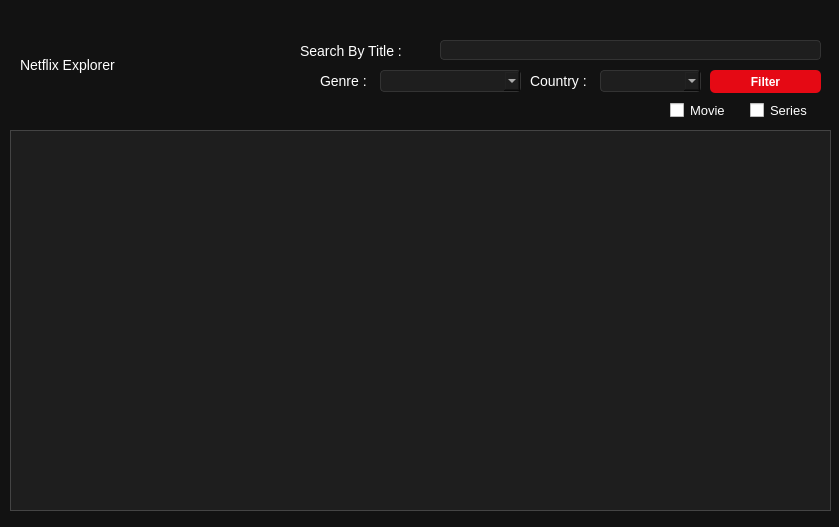
<?xml version="1.0" encoding="UTF-8"?>
<ui version="4.0">
 <class>NetflixExplorer</class>
 <widget class="QMainWindow" name="NetflixExplorer">
  <property name="geometry">
   <rect>
    <x>0</x>
    <y>0</y>
    <width>839</width>
    <height>527</height>
   </rect>
  </property>
  <property name="windowTitle">
   <string>Netflix Explorer</string>
  </property>
  <property name="styleSheet">
   <string notr="true">/* Main Window */
QMainWindow {
    background-color: #121212;
    color: #ffffff;
    font-family: 'Segoe UI', sans-serif;
}

/* Labels */
QLabel {
    color: #ffffff;
    font-size: 14px;
}

/* Line Edit (Search Box) */
QLineEdit {
    background-color: #1e1e1e;
    border: 1px solid #333333;
    padding: 5px;
    color: #ffffff;
    border-radius: 4px;
}

/* ComboBoxes */
QComboBox {
    background-color: #1e1e1e;
    color: #ffffff;
    border: 1px solid #333333;
    padding: 5px;
    border-radius: 4px;
}

/* Buttons */
QPushButton {
    background-color: #e50914;
    color: white;
    padding: 6px 12px;
    border: none;
    border-radius: 5px;
    font-weight: bold;
}

QPushButton:hover {
    background-color: #f6121d;
    padding-left: 6px;
    padding-top: 6px;
}

QPushButton:pressed {
    background-color: #b00610;
    padding-left: 8px;
    padding-top: 8px;
}

/* Table */
QTableWidget {
    background-color: #1e1e1e;
    color: #ffffff;
    gridline-color: #444444;
    border: 1px solid #444444;
    font-size: 13px;
}

QTableWidget::item:hover {
    background-color: #222;
}

QHeaderView::section {
    background-color: #e50914;
    color: white;
    padding: 6px;
    border: none;
    font-weight: bold;
}

/* Scrollbars */
QScrollBar:vertical {
    background: #1e1e1e;
    width: 10px;
}

QScrollBar::handle:vertical {
    background: #e50914;
    min-height: 20px;
}

QScrollBar::add-line:vertical,
QScrollBar::sub-line:vertical {
    height: 0px;
}

/* Tooltip */
QToolTip {
    background-color: #333;
    color: white;
    border: 1px solid #e50914;
}

/* Checkboxes */
QCheckBox {
    color: white;
    spacing: 6px;
    font-size: 13px;
}

QCheckBox:hover {
    color: #e50914;
}
</string>
  </property>
  <widget class="QWidget" name="centralwidget">
   <widget class="QLabel" name="title">
    <property name="geometry">
     <rect>
      <x>20</x>
      <y>50</y>
      <width>191</width>
      <height>31</height>
     </rect>
    </property>
    <property name="font">
     <font>
      <pointsize>-1</pointsize>
     </font>
    </property>
    <property name="toolTipDuration">
     <number>1</number>
    </property>
    <property name="text">
     <string>Netflix Explorer</string>
    </property>
    <property name="textFormat">
     <enum>Qt::RichText</enum>
    </property>
   </widget>
   <widget class="QLabel" name="search_lable">
    <property name="geometry">
     <rect>
      <x>300</x>
      <y>40</y>
      <width>121</width>
      <height>21</height>
     </rect>
    </property>
    <property name="font">
     <font>
      <pointsize>-1</pointsize>
     </font>
    </property>
    <property name="toolTipDuration">
     <number>1</number>
    </property>
    <property name="text">
     <string>Search By Title :</string>
    </property>
   </widget>
   <widget class="QLineEdit" name="searchbar">
    <property name="geometry">
     <rect>
      <x>440</x>
      <y>40</y>
      <width>381</width>
      <height>20</height>
     </rect>
    </property>
    <property name="toolTipDuration">
     <number>1</number>
    </property>
   </widget>
   <widget class="QLabel" name="genre_lable">
    <property name="geometry">
     <rect>
      <x>320</x>
      <y>70</y>
      <width>61</width>
      <height>21</height>
     </rect>
    </property>
    <property name="font">
     <font>
      <pointsize>-1</pointsize>
     </font>
    </property>
    <property name="text">
     <string>Genre :</string>
    </property>
   </widget>
   <widget class="QComboBox" name="genre_combobox">
    <property name="geometry">
     <rect>
      <x>380</x>
      <y>70</y>
      <width>141</width>
      <height>22</height>
     </rect>
    </property>
    <property name="toolTipDuration">
     <number>1</number>
    </property>
   </widget>
   <widget class="QComboBox" name="country_combobox">
    <property name="geometry">
     <rect>
      <x>600</x>
      <y>70</y>
      <width>101</width>
      <height>22</height>
     </rect>
    </property>
    <property name="toolTipDuration">
     <number>1</number>
    </property>
   </widget>
   <widget class="QLabel" name="country_lable">
    <property name="geometry">
     <rect>
      <x>530</x>
      <y>70</y>
      <width>71</width>
      <height>21</height>
     </rect>
    </property>
    <property name="font">
     <font>
      <pointsize>-1</pointsize>
     </font>
    </property>
    <property name="text">
     <string>Country :</string>
    </property>
   </widget>
   <widget class="QCheckBox" name="movie_checkbox">
    <property name="geometry">
     <rect>
      <x>670</x>
      <y>100</y>
      <width>71</width>
      <height>21</height>
     </rect>
    </property>
    <property name="font">
     <font>
      <pointsize>-1</pointsize>
     </font>
    </property>
    <property name="text">
     <string>Movie</string>
    </property>
   </widget>
   <widget class="QCheckBox" name="series_checkbox">
    <property name="geometry">
     <rect>
      <x>750</x>
      <y>100</y>
      <width>71</width>
      <height>21</height>
     </rect>
    </property>
    <property name="font">
     <font>
      <pointsize>-1</pointsize>
     </font>
    </property>
    <property name="text">
     <string>Series</string>
    </property>
   </widget>
   <widget class="QPushButton" name="filter_botton">
    <property name="geometry">
     <rect>
      <x>710</x>
      <y>70</y>
      <width>111</width>
      <height>23</height>
     </rect>
    </property>
    <property name="toolTipDuration">
     <number>1</number>
    </property>
    <property name="text">
     <string>Filter</string>
    </property>
   </widget>
   <widget class="QTableWidget" name="output_table">
    <property name="geometry">
     <rect>
      <x>10</x>
      <y>130</y>
      <width>821</width>
      <height>381</height>
     </rect>
    </property>
    <property name="toolTipDuration">
     <number>1</number>
    </property>
   </widget>
  </widget>
 </widget>
 <resources/>
 <connections/>
</ui>
